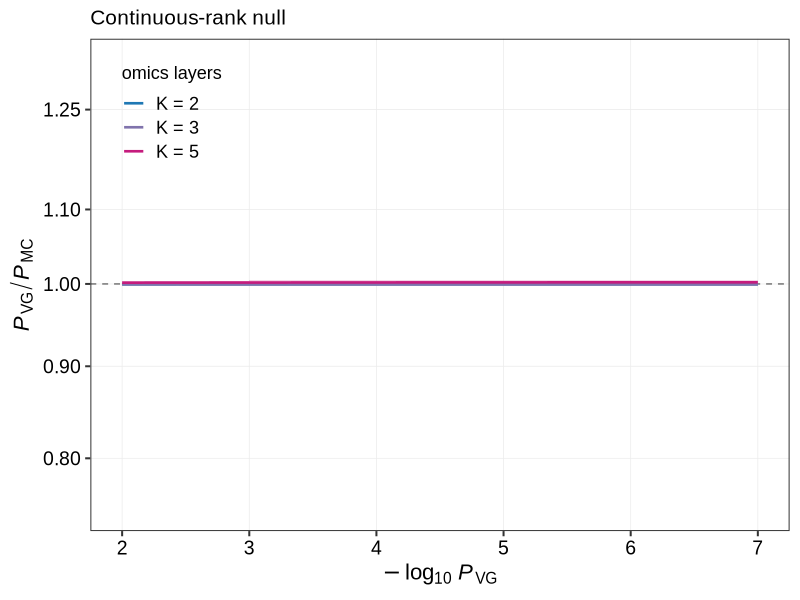

This chart was generated by the following R code:
###############################################################################
##  Supplementary Figure 1 -- validity of the variance-gamma reference under
##  the continuous-rank null
##
##  ORBIT assumes u_j = r_j/(n_j+1) ~ U(0,1), x_j = -log(u_j) ~ Exp(1), and
##  refers D = sum_j s_j x_j (s_j = +-1) to VG(r = K, sigma = 1) at rho = 0.
##  Question: does the analytical tail as implemented in ORBIT_Rank (closed form
##  at K = 2, 32-node Gauss-Laguerre otherwise) equal the true tail of D under
##  this continuous model?  Rank discreteness is Supplementary Figure 2.
##
##  Panel: K = 2 / 3 / 5.  y = P_VG / P_MC vs x = -log10 P_VG, 1e-2 .. 1e-7.
##
##  Monte Carlo engines under the same model:
##    (i)  naive: draw u_j, s_j, form D, count exceedances.  Unbiased but needs
##         ~1e9 draws at P = 1e-7; used only for the cross-check.
##    (ii) conditional: s_j x_j is Laplace(0,1) = E - E', so D = G1 - G2 with
##         G1, G2 ~ Gamma(K, 1) and P(|D| > d) = 2 E[Q(K, d + G2)].  Only G2 is
##         simulated; relative SE ~ sqrt((4/3)^K / M) at any depth; uses
##         rgamma + pgamma only.  Drawn as lines with normal bands.
##
##  Console cross-checks:
##    (a) ORBIT_Rank quadrature vs terminating closed form (integer K)
##    (b) conditional vs naive Monte Carlo at K = 3
##
##  Deps: statmod, ggplot2
###############################################################################

## ------------------------------------------------------------------------
## Portable setup: locate this script, write PDFs to ../Data
## Layout: <repo>/Code/<this script>, <repo>/Data/
## Works with Rscript, source(), and RStudio Source/Run.
## ------------------------------------------------------------------------
script_dir <- local({
  f <- sub("^--file=", "", grep("^--file=", commandArgs(FALSE), value = TRUE))
  f <- gsub("~+~", " ", f, fixed = TRUE)
  if (length(f)) return(dirname(normalizePath(f[1])))               # Rscript
  for (e in rev(sys.frames())) if (!is.null(e$ofile)) return(dirname(normalizePath(e$ofile)))  # source()
  if (requireNamespace("rstudioapi", quietly = TRUE) && rstudioapi::isAvailable()) {
    p <- rstudioapi::getActiveDocumentContext()$path                  # RStudio
    if (nzchar(p)) return(dirname(normalizePath(p)))
  }
  getwd()
})
setwd(script_dir)
OUT_DIR <- normalizePath(file.path(script_dir, "..", "Data"), mustWork = FALSE)
dir.create(OUT_DIR, showWarnings = FALSE, recursive = TRUE)
message("Script dir: ", getwd(), "  |  outputs -> ", OUT_DIR)

for (pkg in c("statmod", "ggplot2"))
  if (!requireNamespace(pkg, quietly = TRUE)) install.packages(pkg)

set.seed(20260825)

K_PANEL <- c(2, 3, 5)
M_CMC   <- 1e6           # conditional MC draws per K
P_RANGE <- c(-2, -7)     # log10 P_VG range on the x axis
FONT    <- "Arial"

###############################################################################
## 1. analytical reference, copied verbatim from ORBIT_Rank
##    (rho = 0  =>  r_eff = K, sigma_eff = 1)
###############################################################################
GL       <- statmod::gauss.quad(32, kind = "laguerre")
GL_NODES <- GL$nodes
GL_LOG_W <- log(GL$weights)

log_besselK_safe <- function(z, nu) {
  if (!is.finite(z) || z <= 0) return(NA_real_)
  val <- suppressWarnings(besselK(z, nu, expon.scaled = TRUE))
  if (is.finite(val) && val > 0) return(log(val) - z)
  NA_real_
}
log_vg_density_local <- function(ax, r, sigma) {
  if (!is.finite(ax) || ax <= 0) return(NA_real_)
  nu <- r - 0.5
  z  <- ax / sigma
  log_pref  <- -log(sigma) - 0.5 * log(pi) - lgamma(r)
  log_power <- nu * (log(ax) - log(2 * sigma))
  logK <- log_besselK_safe(z, nu)
  if (!is.finite(logK)) return(NA_real_)
  log_pref + log_power + logK
}
get_log_tail_prob <- function(abs_d, r, sigma) {
  if (!is.finite(abs_d) || r <= 0 || sigma <= 0) return(NA_real_)
  if (abs_d <= 1e-10) return(0)
  if (abs(r - 1) < 1e-3) return(-abs_d / sigma)
  if (abs(r - 2) < 1e-3) {
    z <- abs_d / sigma
    return(log(0.5) + log(z + 2) - z)
  }
  log_vals <- vapply(seq_along(GL_NODES), function(i) {
    u <- GL_NODES[i]
    x <- abs_d + sigma * u
    lg <- log_vg_density_local(x, r, sigma)
    if (!is.finite(lg)) return(NA_real_)
    lg + u + GL_LOG_W[i]
  }, numeric(1))
  if (any(is.na(log_vals))) return(NA_real_)
  m <- max(log_vals)
  if (!is.finite(m)) return(NA_real_)
  log(2) + log(sigma) + m + log(sum(exp(log_vals - m)))
}
vg_P <- function(d, K) exp(get_log_tail_prob(d, K, 1))

## terminating closed form for integer K; deterministic check of the quadrature
vg_tail_closed <- function(d, K) {
  lt <- numeric(K); lc <- 0
  for (k in 0:(K - 1)) {
    lt[k + 1] <- lc + pgamma(d, shape = K - k, lower.tail = FALSE, log.p = TRUE)
    lc <- lc + log(K + k) - log(k + 1) - log(2)
  }
  m <- max(lt)
  exp((1 - K) * log(2) + m + log(sum(exp(lt - m))))
}

## |D| threshold at which the production P equals p
d_for_p <- function(p, K)
  uniroot(function(x) get_log_tail_prob(x, K, 1) - log(p),
          c(1e-8, 200), tol = 1e-12)$root

###############################################################################
## 2. conditional Monte Carlo: P(|D| > d) = 2 E[Q(K, d + G2)], G2 ~ Gamma(K)
##    one Gamma sample shared across thresholds (smooth curves)
###############################################################################
cmc_tail <- function(dvec, K, M) {
  G <- rgamma(M, shape = K, rate = 1)
  t(vapply(dvec, function(d) {
    h <- 2 * pgamma(d + G, shape = K, rate = 1, lower.tail = FALSE)
    c(p = mean(h), se = sd(h) / sqrt(M))
  }, numeric(2)))
}

###############################################################################
## 3. naive Monte Carlo of the literal generative process, one pass
###############################################################################
mc_counts <- function(dvec, K, M, batch = 2e6) {
  o <- order(dvec); ds <- dvec[o]
  nb <- length(ds) + 1L; tab <- integer(nb); left <- M
  while (left > 0) {
    m <- min(batch, left)
    D <- numeric(m)
    for (j in seq_len(K))
      D <- D + sample(c(-1, 1), m, replace = TRUE) * (-log(runif(m)))
    tab  <- tab + tabulate(findInterval(abs(D), ds) + 1L, nbins = nb)
    left <- left - m
  }
  cnt <- numeric(length(dvec))
  cnt[o] <- rev(cumsum(rev(tab)))[-1L]
  cnt
}

###############################################################################
## 4. cross-checks
###############################################################################
cat("cross-check (a): ORBIT_Rank quadrature vs terminating closed form\n")
for (K in K_PANEL) {
  dchk <- c(2, 5, 10, 15, 20, 25)
  rel  <- vapply(dchk, function(d) vg_P(d, K) / vg_tail_closed(d, K) - 1, numeric(1))
  cat(sprintf("  K = %d  max |rel dev| = %.2e   (d = %s)\n",
              K, max(abs(rel)), paste(dchk, collapse = ",")))
}

cat("\ncross-check (b): conditional vs naive Monte Carlo (K = 3, M_naive = 2e7)\n")
pchk <- 10^seq(-2, -5, by = -1)
dchk <- vapply(pchk, d_for_p, numeric(1), K = 3)
cchk <- mc_counts(dchk, 3, M = 2e7)
mchk <- cmc_tail(dchk, 3, M = 1e6)
for (i in seq_along(dchk))
  cat(sprintf("  P_VG=%.0e  d=%6.3f  conditional %.5e +- %.1e   naive %.5e  (%s events)\n",
              pchk[i], dchk[i], mchk[i, "p"], mchk[i, "se"],
              cchk[i] / 2e7, format(cchk[i])))

###############################################################################
## 5. panel data
###############################################################################
cat("\nbuilding panel (conditional MC, M = ", format(M_CMC, scientific = TRUE), " per K)\n", sep = "")
dat <- do.call(rbind, lapply(K_PANEL, function(K) {
  pv <- 10^seq(P_RANGE[1], P_RANGE[2], length.out = 60)
  dv <- vapply(pv, d_for_p, numeric(1), K = K)
  mc <- cmc_tail(dv, K, M_CMC)
  cat(sprintf("  K = %d done\n", K))
  data.frame(K = K, d = dv, vg_P = pv, mc_P = mc[, "p"], mc_se = mc[, "se"],
             ratio    = pv / mc[, "p"],
             ratio_lo = pv / (mc[, "p"] + 1.96 * mc[, "se"]),
             ratio_hi = pv / (mc[, "p"] - 1.96 * mc[, "se"]))
}))
dat$grp <- factor(dat$K, levels = K_PANEL, labels = paste("K =", K_PANEL))

###############################################################################
## 6. figure
###############################################################################
library(ggplot2)

th <- theme_bw(base_size = 15, base_family = FONT) +
  theme(panel.grid.minor = element_blank(),
        panel.grid.major = element_line(linewidth = 0.25, colour = "grey92"),
        axis.title = element_text(size = 16),
        axis.text  = element_text(size = 14, colour = "black"),
        legend.position = c(0.03, 0.97),
        legend.justification = c(0, 1),
        legend.background = element_blank(),
        legend.key   = element_blank(),
        legend.title = element_text(size = 13),
        legend.text  = element_text(size = 13),
        plot.title   = element_text(size = 15, face = "plain"))

PAL <- c("#1f78b4", "#8073ac", "#c51b7d")

p1 <- ggplot(dat, aes(-log10(vg_P), ratio, colour = grp, group = grp)) +
  geom_hline(yintercept = 1, linetype = 2, colour = "grey45") +
  geom_ribbon(aes(ymin = ratio_lo, ymax = ratio_hi, fill = grp),
              alpha = 0.18, colour = NA, show.legend = FALSE) +
  geom_line(linewidth = 0.9) +
  scale_y_log10(breaks = c(0.8, 0.9, 1, 1.1, 1.25)) +
  coord_cartesian(ylim = c(0.75, 1.33)) +
  scale_x_continuous(breaks = seq(2, 7, 1)) +
  scale_colour_manual(values = PAL, name = "omics layers") +
  scale_fill_manual(values = PAL) +
  labs(x = expression(-log[10]~italic(P)[VG]),
       y = expression(italic(P)[VG]/italic(P)[MC]),
       title = "Continuous-rank null") + th

quartz(file = file.path(OUT_DIR, "uniform-VG-1.pdf"), type = "pdf", width = 6, height = 6)
print(p1)
dev.off()
